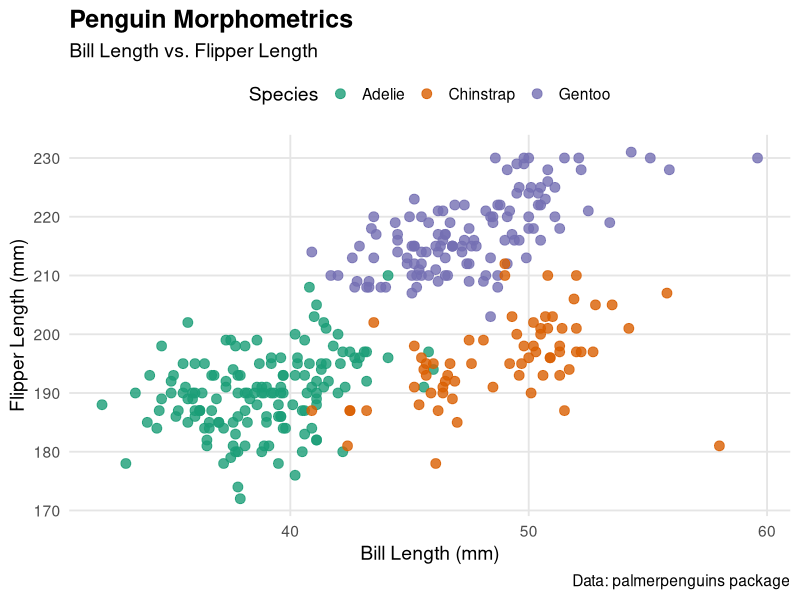

The R source for this figure:
## ---- chunk 1
library(tidyverse)
library(palmerpenguins)
library(ggthemes)

# View the first few rows
glimpse(penguins)
## ---- chunk 2
ggplot(data = penguins, aes(x = bill_length_mm, y = flipper_length_mm, color = species)) +
  geom_point(size = 3, alpha = 0.8, na.rm = TRUE) +
  scale_color_brewer(palette = "Dark2") +
  labs(
    title = "Penguin Morphometrics",
    subtitle = "Bill Length vs. Flipper Length",
    x = "Bill Length (mm)",
    y = "Flipper Length (mm)",
    color = "Species",
    caption = "Data: palmerpenguins package"
  ) +
  theme_minimal(base_size = 14) +
  theme(
    plot.title = element_text(face = "bold", size = 18),
    plot.subtitle = element_text(size = 14),
    legend.position = "top",
    panel.grid.major = element_line(color = "gray90"),
    panel.grid.minor = element_blank()
  )
